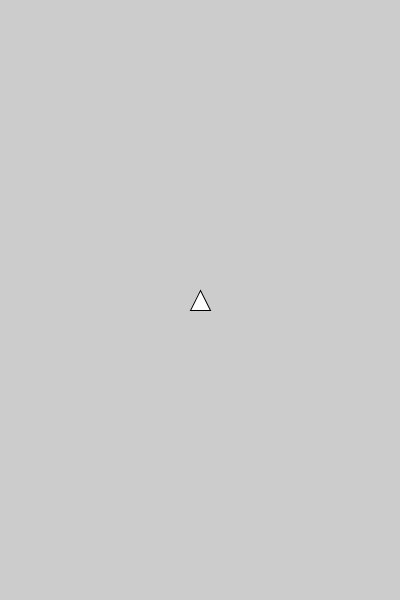
Frame 1 (no input)
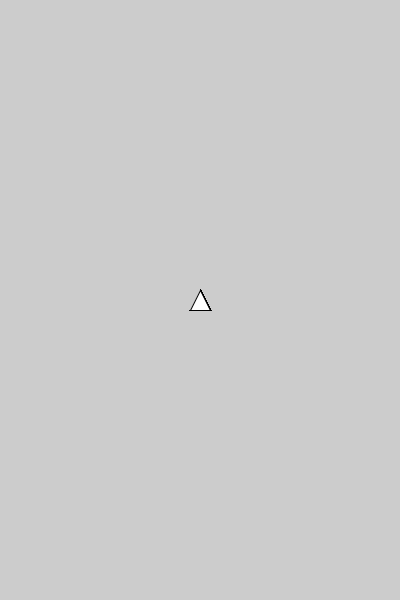
Frame 60 (the mouse pressed at the canvas centre just before this capture)
Frame 120 (the mouse held since frame 60 and released just before this capture): identical to frame 60, image omitted

The Processing sketch that drew these frames (run headless with seeded random() and noise(); from frame 60 on, the mouse is pressed at the canvas centre):

// Processing sketch: nave
// ── nave.pde
Jugador j;

void setup() {
  size(400, 600);
  frameRate(60);
  smooth();

  j = new Jugador(width/2, height/2);
}

void draw() {
  j.act();
}

void keyPressed() {
  if (keyCode == UP) {
    j.arriba = true;
  }
  else if (keyCode == DOWN) {
    j.abajo = true;
  }
  else if (keyCode == LEFT) {
    j.izquierda = true;
  }
  else if (keyCode == RIGHT) {
    j.derecha = true;
  }
}

void keyReleased() {
  if (keyCode == UP) {
    j.arriba = false;
  }
  else if (keyCode == DOWN) {
    j.abajo = false;
  }
  else if (keyCode == LEFT) {
    j.izquierda = false;
  }
  else if (keyCode == RIGHT) {
    j.derecha = false;
  }
}

class Jugador {
  ArrayList tiros;
  boolean abajo, arriba, izquierda, derecha;
  float x, y, vel; 
  int ultimaTecla = 0;
  Jugador(float nx, float ny) {
    x = nx;
    y = ny;
    vel = 2;
    tiros = new ArrayList();
  }
  void act() {
    mover();
    draw();
  }
  void mover() {
    if (arriba) {
      y-=vel;
    }
    if (abajo) {
      y+=vel;
    }
    if (izquierda) {
      x-=vel;
    }
    if (derecha) {
      x+=vel;
    }
  }
  void draw() {
    triangle(x-10, y+10, x, y-10, x+10, y+10);
  }
}
